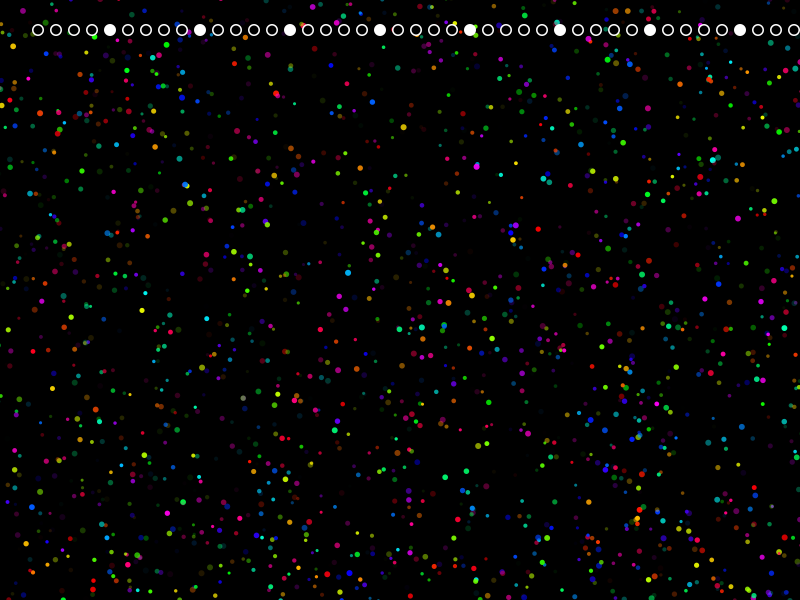
Frame 1 (no input)
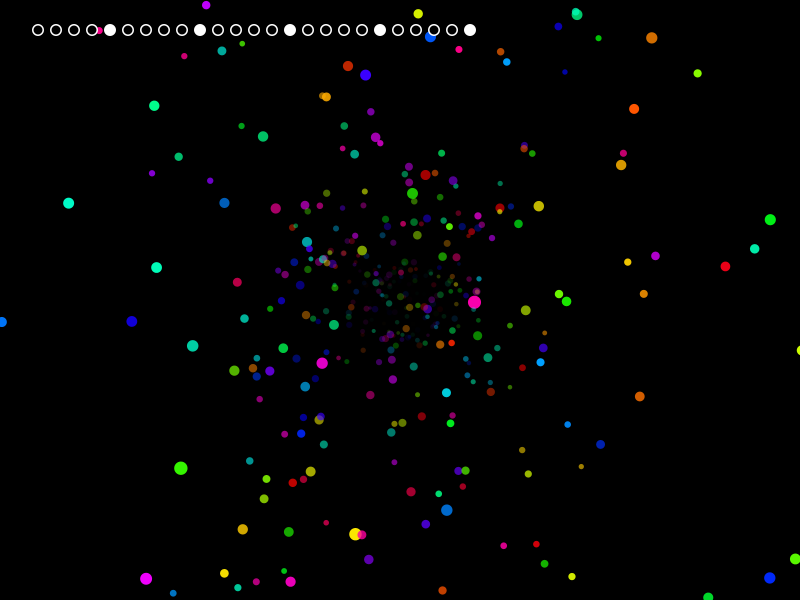
Frame 60 (the mouse pressed at the canvas centre just before this capture)
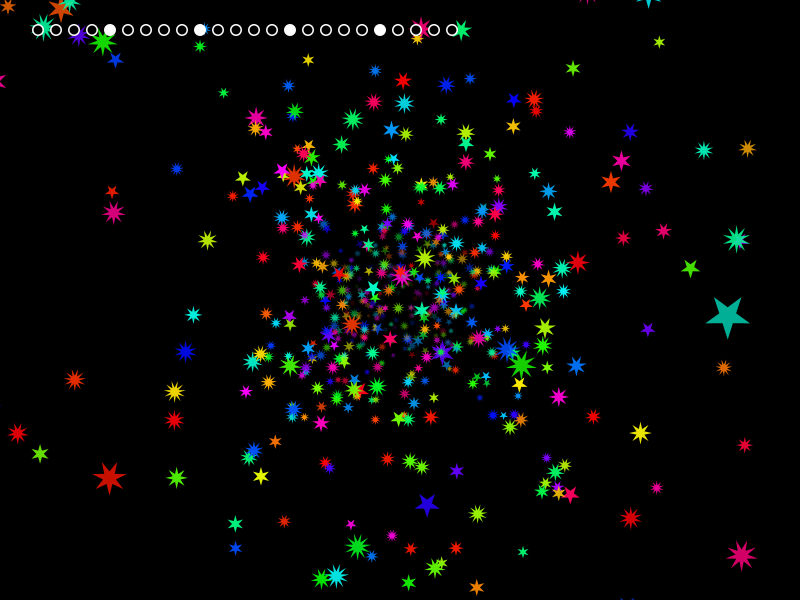
Frame 120 (the mouse held since frame 60 and released just before this capture)

The Processing sketch that drew these frames (run headless with seeded random() and noise(); from frame 60 on, the mouse is pressed at the canvas centre):

// Processing sketch: processing_718
// ── processing_718.pde

//*******************************************************BY*GUIGUI*11/12/2008************
Plots[] blot;
boolean FORME  = false;
boolean CCC = false;
//***************************************************************************************
void setup()
{
  size(800,600);
  colorMode(HSB,1);
  frameRate(25);
  smooth();
  noStroke();
  ellipseMode(CENTER);
  blot = new Plots[2000];
  for (int i = 0 ; i < 1999; i++) {
    blot[i] = new Plots(i);  
  }
}
//***************************************************************************************
void draw()
{
  background(0);
  if (mousePressed == true && CCC == false) {
    FORME = (FORME == false) ? true : false;
    CCC = true;
  }
  else if (mousePressed == false){
    CCC = false;
  }
  for(int i=0; i < 1999; i++) {
    blot[i].schtroumpf();
  }
  for (float i = 1; i <= frameRate; i = i+1) {
    fill(0, 0, 1);
    if (i/5 == floor(i/5))
    {
      ellipse(20+18*i, 30, 12, 12);
    }
    else {
      ellipse(20+18*i, 30, 12, 12);
      fill(0);
      ellipse(20+18*i, 30, 9, 9);
    }
  }
}
//***************************************************************************************
class Plots {
  float ran_Plots, posX_Plots, posY_Plots, taille_Plots, coul_Plots, alph_Plots;
  int   vie_Plots, divi_Plots;
  Plots(int i) {
    ran_Plots    = random(1);
    vie_Plots    = floor(random(0,256));
    posX_Plots   = random(-400,400);
    posY_Plots   = random(-300,300);
    taille_Plots = random(3,6);
    coul_Plots   = random(1);
    alph_Plots   = 0;
    divi_Plots   = int(random(5,12));
  }
  void schtroumpf() {
    coul_Plots = (coul_Plots<=1) ? coul_Plots+0.01 : coul_Plots-1;
    if (vie_Plots < 255){
      posX_Plots = posX_Plots + posX_Plots/(40+(mouseX-400)/20);
      posY_Plots = posY_Plots + posY_Plots/(30+(mouseY-300)/20);
      vie_Plots = vie_Plots + 1;
      taille_Plots = taille_Plots + taille_Plots/60;
      alph_Plots = (vie_Plots<=50) ? 1-(50-vie_Plots)*.02 : 1-float(vie_Plots-50)/(256-50);
      forme(posX_Plots, posY_Plots, taille_Plots, coul_Plots, alph_Plots, divi_Plots);
    } 
    else {
      posX_Plots = random(-40,40);
      posY_Plots = random(-30,30);
      taille_Plots = random(3,6);
      vie_Plots = 0;
      forme(posX_Plots, posY_Plots, taille_Plots, coul_Plots, alph_Plots, divi_Plots);
    }
  }
}
//***************************************************************************************
void forme(float posX,float posY,float taille, float coul, float alph, int divi)
{
  fill(coul, 1, 1, alph);
  if (FORME == false)
  {
    ellipse(posX+400, posY+300, taille, taille);
  } 
  else {
    beginShape();
    for (int i = 0; i < divi; i = i+1) {
      vertex(posX+400+sin(2*PI/divi*i)*taille/1.5,posY+300+cos(2*PI/divi*i)*taille/1.5);
      vertex(posX+400+sin((2*PI/divi)/2+2*PI/divi*i)*taille/4,posY+300+cos((2*PI/divi)/2+2*PI/divi*i)*taille/4);
    }
    endShape(CLOSE);
  }
}
